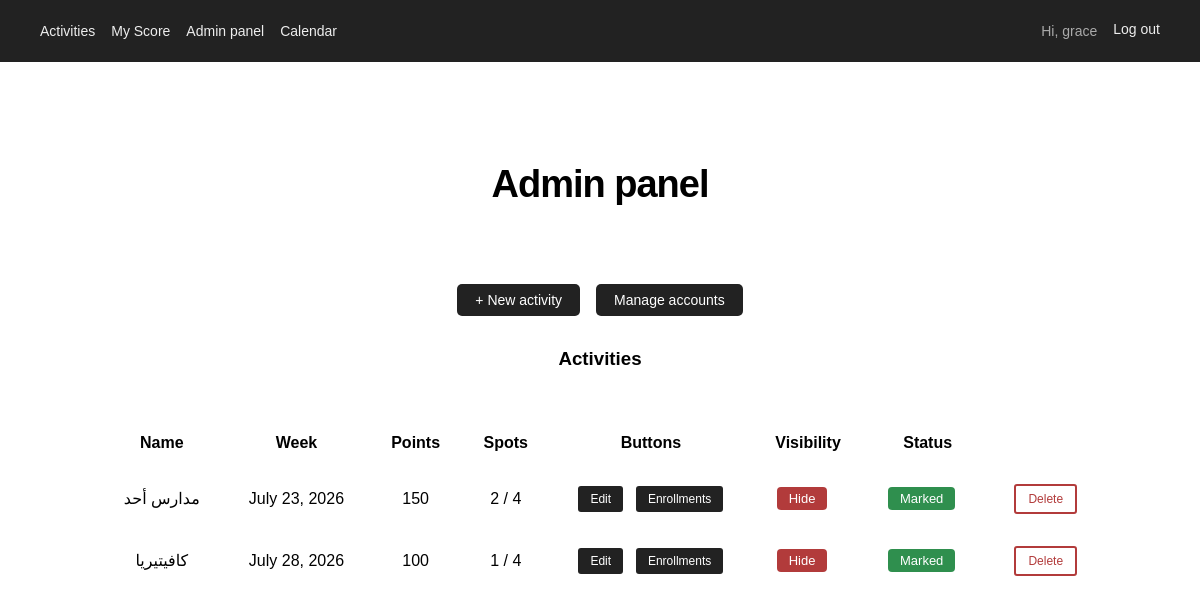
The app's page /admin-panel/ (signed in) with its own data.
### activities/models.py (models this page shows, shortened)
class Activity(models.Model):
    name = models.CharField(max_length=200)
    description = models.TextField(blank=True)
    week_date = models.DateField()
    start_time = models.TimeField(blank=True, null=True)
    end_time = models.TimeField(blank=True, null=True)
    max_participants = models.PositiveIntegerField(default=4)
    points = models.PositiveIntegerField(default=0)
    is_hidden = models.BooleanField(default=False)
    is_marked = models.BooleanField(default=False)
    created_at = models.DateTimeField(auto_now_add=True)
    class Meta:
        ordering = ['week_date', 'name']
    @property
    def spots_taken(self):
        return self.enrollments.count()

### activities/views.py (the view)
# urls.py: path('admin-panel/', views.admin_dashboard, name='admin_dashboard'),
@staff_required
def admin_dashboard(request):
    activities = Activity.objects.all()
    return render(request, 'activities/admin_dashboard.html', {'activities': activities})

### activities/views.py (called while the page is built)
def staff_required(view_func):
    return user_passes_test(lambda u: u.is_authenticated and u.is_staff, login_url='login')(view_func)

### activities/templates/activities/admin_dashboard.html (shortened to what this page needs)
{% extends 'activities/../../../activities/templates/activities/index.html' %}
{% block content %}
    <h1 class="main-heading">Admin panel</h1>
    <div class="admin-links">
        <a href="{% url 'admin_activity_create' %}" class="btn">+ New activity</a>
        <a href="{% url 'admin_account_list' %}" class="btn">Manage accounts</a>
    </div>
    <h3>Activities</h3>
    {% if activities %}
        <div class="table-container">
            <table class="admin-table">
                <tr>
                    <th>Name</th>
                    <th>Week</th>
                    <th>Points</th>
                    <th>Spots</th>
                    <th>Buttons</th>
                    <th>Visibility</th>
                    <th>Status</th>
                </tr>
                {% for activity in activities %}
                    <tr>
                        <td>{{ activity.name }}</td>
                        <td>{{ activity.week_date }}</td>
                        <td>{{ activity.points }}</td>
                        <td>{{ activity.spots_taken }} / {{ activity.max_participants }}</td>
                        <td class="admin-table-rows">
                            <div class="table-btns">
                                <a class="btn admin-btn" href="{% url 'admin_activity_edit' activity.id %}">Edit</a>
                                <a class="btn admin-btn" href="{% url 'admin_activity_enrollments' activity.id %}">Enrollments</a>
                            </div>
                        </td>
                        <td>
                            <form action="{% url 'admin_activity_toggle_hidden' activity.id %}" method="post" class="inline-form">
                                <button type="submit" class="toggle-btn {% if activity.is_hidden %}toggle-btn-green{% else %}toggle-btn-red{% endif %}">
                                    {% if activity.is_hidden %}Show{% else %}Hide{% endif %}
                                </button>
                            </form>
                        </td>
                        <td>
                            <form action="{% url 'admin_activity_marked_toggle' activity.id %}" method="post" class="inline-form">
                                <button type="submit" class="toggle-btn {% if activity.is_marked %}toggle-btn-green{% else %}toggle-btn-red{% endif %}">
                                    {% if activity.is_marked %}Marked{% else %}Unmarked{% endif %}
                                </button>
                            </form>
                        </td>
                        <td>
                            <a href="{% url 'admin_activity_delete' activity.id %}" class="btn admin-btn danger-btn">Delete</a>
                        </td>
                    </tr>
                {% endfor %}
            </table>
        </div>
    {% else %}
        <p>No activities yet.</p>
    {% endif %}
{% endblock %}

### activities/templates/activities/index.html (shortened to what this page needs)
{% load static %}
<!DOCTYPE html>
<html lang="en">
<head>
    <link rel="stylesheet" href="{% static 'activities/style.css' %}">
    <link rel="stylesheet" href="{% static 'activities/queries.css' %}">
</head>
<body>
    <header>
        <nav>
            <div class="nav-left-container">
                <a href="{% url 'activity_list' %}">Activities</a>
                {% if user.is_authenticated %}
                <a href="{% url 'my_score' %}">My Score</a>
                {% if user.is_staff %}
                    <a href="{% url 'admin_dashboard' %}">Admin panel</a>
                    <a href="{% url 'calendar' %}">Calendar</a>
                {% endif %}
            </div>
            <div class="nav-user-container">
                <p class="nav-user">Hi, {{ user.username }}</p>
                <form action="{% url 'logout' %}" method="post" class="inline-form">
                    <button type="submit" class="link-button">Log out</button>
                </form>
            </div>
            {% else %}
                <a href="{% url 'login' %}">Log in</a>
            {% endif %}
        </nav>
    </header>
    <main class="main-cont">
        {% block content %}{% endblock %}
    </main>
</body>
</html>

### static/activities/style.css (style rules this page uses)
* { box-sizing: border-box; }
body { font-family: Arial, sans-serif; margin: 0; padding: 0; }
a { text-decoration:none; }
h1 { font-size: 38px; letter-spacing: -1px; line-height: 1.2; }
p { margin: 0 auto; line-height: 1.6; }
table { width: 100%; max-width: 1000px; display: table; border-collapse: collapse; text-indent: 0; }
th, td { border: none; background: transparent; padding: 1rem; }
.main-cont { text-align: center; margin-top: 100px; box-sizing: border-box; }
.main-heading { font-weight: 700; margin-bottom: 2em; }
nav { width: 100%; background: #222; padding: 20px 24px; display: flex; justify-content: space-between; align-items: center; gap: 18px; }
nav a, .link-button { color: #eee; font-size: 14px; }
.nav-left-container { display: flex; gap: 1rem; margin-left: 1rem; }
.nav-user-container { display: flex; gap: 1rem; margin-right: 1rem; }
.nav-user { color: #aaa; font-size: 14px; margin-left: auto; }
.link-button { background: none; border: none; cursor: pointer; font-size: 14px; padding: 0; }
.btn { color: #fff; display: inline-block; background: #222; border: none; padding: 8px 18px; border-radius: 5px; font-size: 14px; cursor: pointer; }
.danger-btn { background: #fff; color: #b23b3b; border: 2px solid #b23b3b; }
.admin-btn { padding: 6px 12px; border-radius: 3px; font-size: 12px; cursor: pointer; }
.toggle-btn { border: none; border-radius: 4px; padding: 4px 12px; font-size: 13px; color: #fff; cursor: pointer; margin-right: 12px; }
.toggle-btn-red { background: #b23b3b; }
.toggle-btn-green { background: #2f8f4e; }
.admin-links { display: flex; gap: 16px; align-items: center; justify-content: center; margin-bottom: 2rem; }
.inline-form { display: inline-block; margin: 0; }
.table-container { width: 100%; display: flex; justify-content: center; align-items: center; margin-top: 3rem; }
.table-btns { display: flex; justify-content: center; align-items: center; gap: 0.8rem; flex-flow: wrap; margin: 0 auto; }

### records on screen
Activity: name "مدارس أحد", week_date "July 23, 2026", points "150", spots_taken "2", max_participants "4", is_hidden "Hide", is_marked "Marked"
Activity: name "كافيتيريا", week_date "July 28, 2026", points "100", spots_taken "1", max_participants "4", is_hidden "Hide", is_marked "Marked"

### other values on screen
{{ user.username }} "grace"
